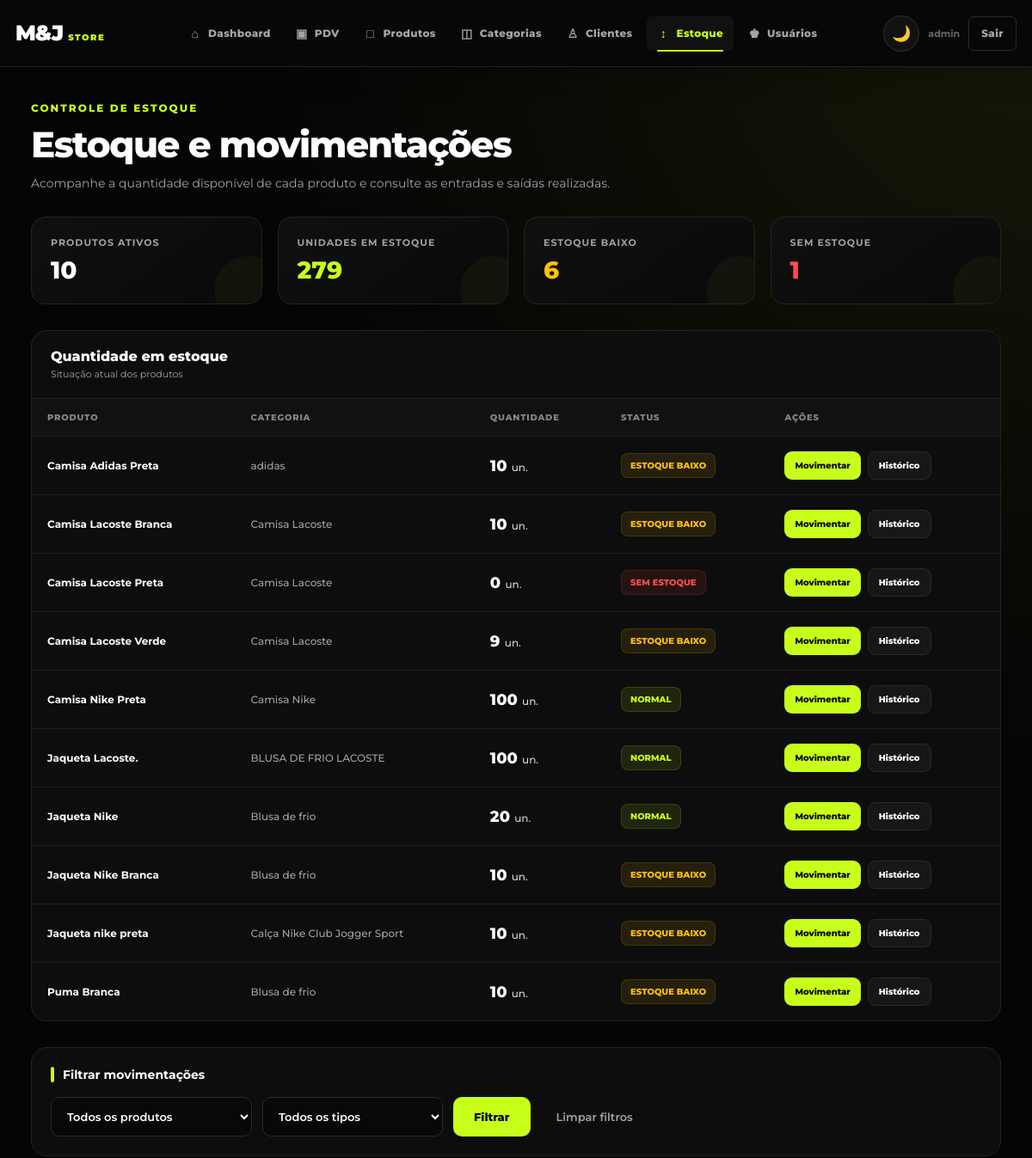
The page /movimentacoes/ (signed in, upper part) on the database as committed earlier.
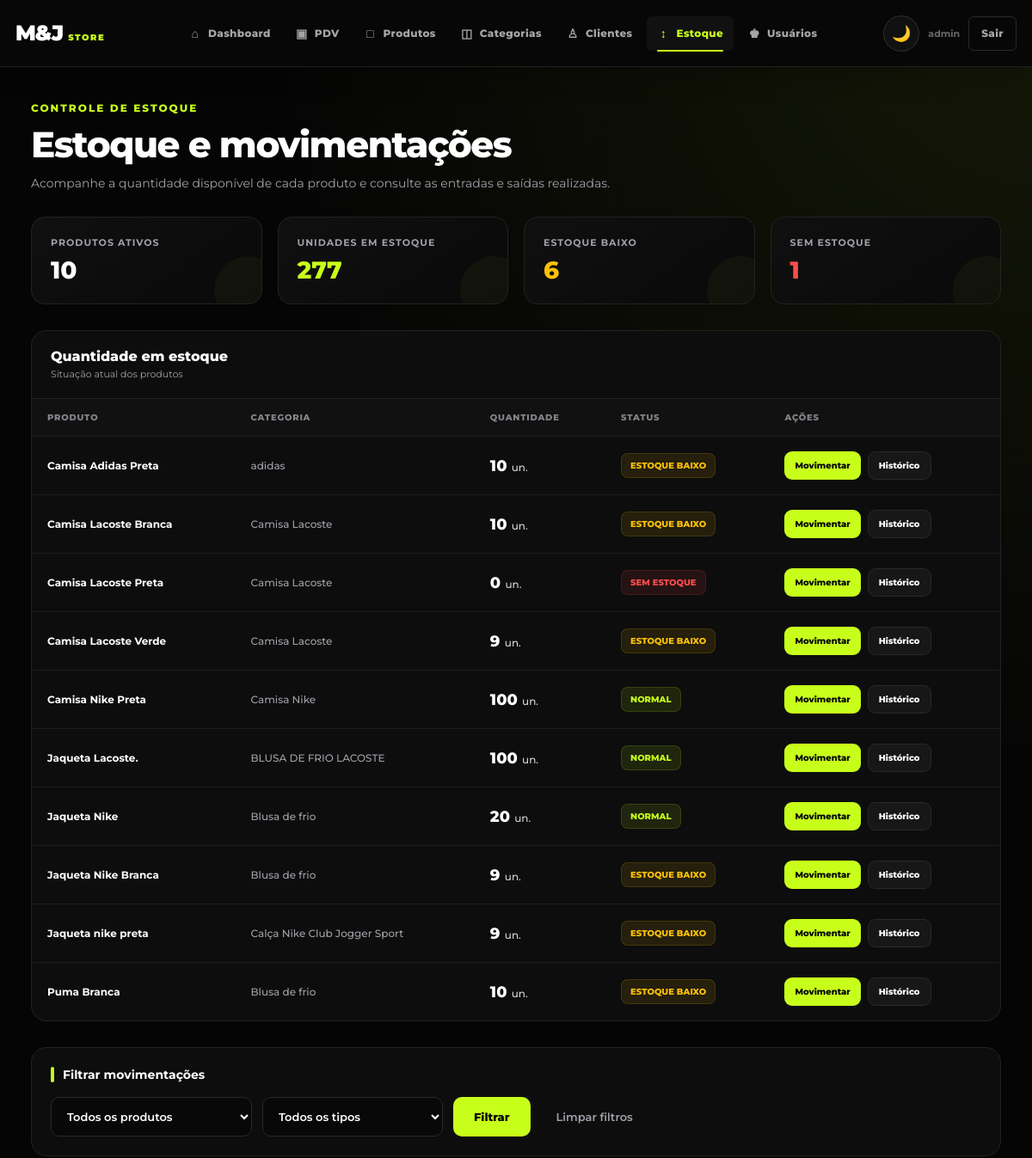
The same page on the database as committed later.
### app/models/produto.py (models this page shows, shortened)
class Produto(Base):
    __tablename__ = "produtos"
    id = Column(Integer, primary_key=True, autoincrement=True, index=True)
    nome = Column(String(150), nullable=False, index=True)
    preco = Column(Float, nullable=False, default=0.0)
    estoque_atual = Column(Integer, nullable=False, default=0)
    ativo = Column(Boolean, default=True)
    imagem_path = Column(String(255), nullable=True)
    categoria_id = Column(Integer, ForeignKey("categorias.id", ondelete="SET NULL"), nullable=True )
    categoria = relationship("Categoria", back_populates="produtos")

### app/models/categoria.py (models this page shows)
class Categoria(Base):
    __tablename__ = "categorias"
    id = Column(Integer, primary_key=True, autoincrement=True, index=True)
    nome = Column(String(100), nullable=False, unique=True)
    ativo = Column(Boolean, default=True)
    produtos = relationship("Produto", back_populates="categoria", lazy="select")

### app/controllers/movimentacao_controller.py (the view)
@router.get("/", response_class=HTMLResponse)
def listar_movimentacoes(
    request: Request,
    produto_id: int = 0,
    tipo: str = "",
    db: Session = Depends(get_db),
    admin=Depends(get_admin)
):
    query = (
        db.query(Movimentacao)
        .order_by(Movimentacao.criado_em.desc())
    )
    if produto_id:
        query = query.filter(
            Movimentacao.produto_id == produto_id
        )
    if tipo in (
        "entrada",
        "saida",
        "cancelamento",
        "ajuste"
    ):
        query = query.filter(
            Movimentacao.tipo == tipo
        )
    movimentacoes = (
        query
        .limit(200)
        .all()
    )
    produtos = (
        db.query(Produto)
        .filter(Produto.ativo == True)
        .order_by(Produto.nome.asc())
        .all()
    )
    total_unidades = sum(
        (produto.estoque_atual or 0)
        for produto in produtos
    )
    estoque_baixo = sum(
        1
        for produto in produtos
        if 0 < (produto.estoque_atual or 0) <= 10
    )
    sem_estoque = sum(
        1
        for produto in produtos
        if (produto.estoque_atual or 0) <= 0
    )
    total_produtos = len(produtos)
    total_movimentacoes = len(movimentacoes)
    total_entradas = sum(
        1
        for movimentacao in movimentacoes
        if movimentacao.tipo == TipoMovimentacao.ENTRADA
    )
    total_saidas = sum(
        1
        for movimentacao in movimentacoes
        if movimentacao.tipo == TipoMovimentacao.SAIDA
    )
    return templates.TemplateResponse(
        request,
        "movimentacoes/index.html",
        {
            "request": request,
            "usuario": admin,
            "movimentacoes": movimentacoes,
            "produtos": produtos,
            "produto_id": produto_id,
            "tipo": tipo,
            "total_produtos": total_produtos,
            "total_unidades": total_unidades,
            "estoque_baixo": estoque_baixo,
            "sem_estoque": sem_estoque,
            "total_movimentacoes": total_movimentacoes,
            "total_entradas": total_entradas,
            "total_saidas": total_saidas,
        }
    )

### app/templates/movimentacoes/index.html (shortened to what the changed rows need)
<!DOCTYPE html>
<html lang="pt-br">
<head>
    <link rel="stylesheet" href="/static/css/navbar.css">
</head>
<body>
    <main class="container">
        <section class="page-title">
            <h1>
                Estoque e movimentações
            </h1>
        </section>
        <section class="summary">
            <div class="summary-card">
                <div class="summary-label">
                    Unidades em estoque
                </div>
                <div class="summary-value green">
                    {{ total_unidades }}
                </div>
            </div>
        </section>
        <section class="stock-card">
            <div class="stock-header">
                <div>
                    <h2>
                        Quantidade em estoque
                    </h2>
                </div>
            </div>
            <div class="stock-container">
                <table class="stock-table">
                    <thead>
                        <tr>
                            <th>
                                Produto
                            </th>
                            <th>
                                Categoria
                            </th>
                            <th>
                                Quantidade
                            </th>
                            <th>
                                Status
                            </th>
                            <th>
                                Ações
                            </th>
                        </tr>
                    </thead>
                    <tbody>
                        {% if produtos %}
                            {% for p in produtos %}
                                <tr>
                                    <td>
                                        <span class="product-name">
                                            {{ p.nome }}
                                        </span>
                                    </td>
                                    <td class="category">
                                        {% if p.categoria %}
                                            {{ p.categoria.nome }}
                                        {% else %}
                                            Sem categoria
                                        {% endif %}
                                    </td>
                                    <td>
                                        <span class="quantity">
                                            {{ p.estoque_atual or 0 }}
                                        </span>
                                        un.
                                    </td>
                                    <td>
                                        {% if (p.estoque_atual or 0) <= 0 %}
                                            <span class="status status-out">
                                                Sem estoque
                                            </span>
                                        {% elif (p.estoque_atual or 0) <= 10 %}
                                            <span class="status status-low">
                                                Estoque baixo
                                            </span>
                                        {% else %}
                                            <span class="status status-ok">
                                                Normal
                                            </span>
                                        {% endif %}
                                    </td>
                                    <td>
                                        <div class="actions">
                                            <a
                                                class="btn btn-main"
                                                href="/movimentacoes/nova?produto_id={{ p.id }}"
                                            >
                                                Movimentar
                                            </a>
                                            <a
                                                class="btn btn-secondary"
                                                href="/movimentacoes/produto/{{ p.id }}"
                                            >
                                                Histórico
                                            </a>
                                        </div>
                                    </td>
                                </tr>
                            {% endfor %}
                        {% endif %}
                    </tbody>
                </table>
            </div>
        </section>
    </main>
</body>
</html>

Rows that differ between the two databases and show on the page:
changed Produto "Jaqueta Nike Branca": estoque_atual "10" → "9"
changed Produto "Jaqueta nike preta": estoque_atual "10" → "9"
Other text that changed with them:
{{ total_unidades }}: "279" → "277"
